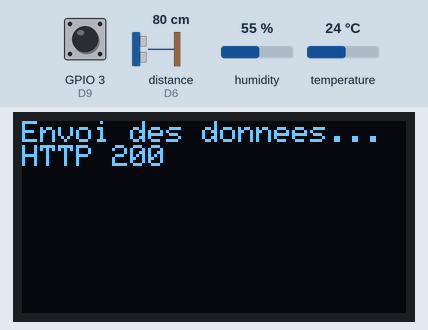
This sketch was run on a simulated ESP8266 (NodeMCU). On the bench: 128×64 one-colour display. Wiring (inferred from the names in the program): ultrasonic range finder: trigger D7; echo D6. Inputs (shaded band) come from the test bench; at power-on: GPIO 3 (D9) HIGH, distance to the obstacle (sensor on D6) 80 cm, humidity 55 %, temperature 24 °C. The echo pulse lasts 58.3 µs per cm; WiFi joins after 1.5 s; servers stay silent unless stated; uploads are accepted with an empty reply; what the sketch prints to the serial monitor is not drawn.

Above: at 4.5 s.
4.6 s: GPIO 3 (D9) pulled LOW for 0.15 s
At 7.1 s:
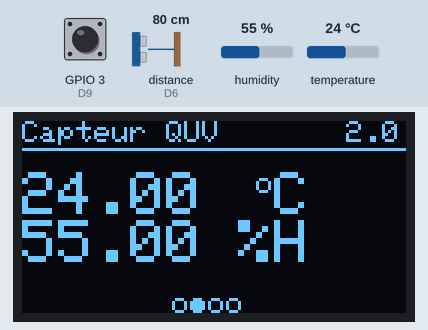
7.5 s: GPIO 3 (D9) pulled LOW for 1 s
At 9.8 s:
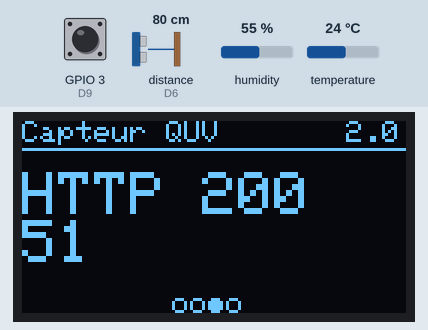
11.5 s: GPIO 3 (D9) pulled LOW for 0.15 s
At 12.9 s:
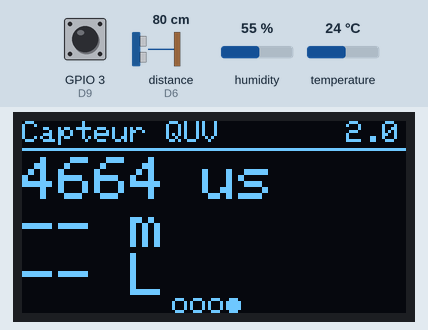
13.2 s: GPIO 3 (D9) pulled LOW for 3.2 s
At 17.1 s:
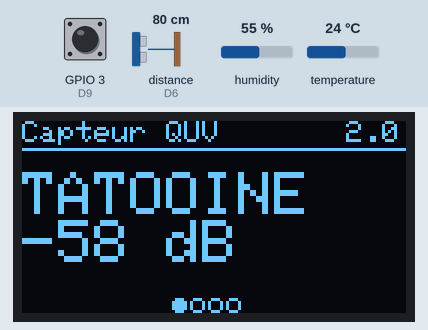
Timing chart, 0 to 18.6 s (numbered marks = the images above; inputs shaded):
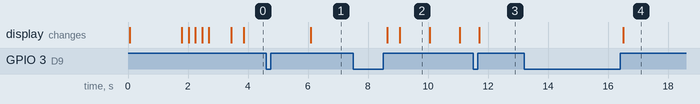

The sketch:

CapteurQUV_2.1.ino
```cpp
/*
 *  Arduino IDE :
 *  https://www.arduino.cc/en/main/software
 *
 *  esp8266 support for Arduino IDE :
 *  https://github.com/esp8266/Arduino
 *
 *  NodeMCU USB driver :
 *  https://github.com/nodemcu/nodemcu-devkit/tree/master/Drivers
 *
 *  Pins D3, D4 et D8 réservés pour les modes de boot du nodeMCU
 */


const boolean DEBUG = true;

/** Timeouts **/

const int DELAY = 60;             // Délai de veille par défaut, en s
const unsigned long MEASURE_TIMEOUT = 25000UL; // 25ms = ~8m à 340m/s
int sleep_value = DELAY;          // Sleep par défaut = DELAY

/** WIFI - ESP8266 **/

#include <ESP8266WiFi.h>
// Configuration wifi. Pas d'ip statique, on est en dhcp
const char* wifi_ssid = "TATOOINE";
const char* wifi_pass = "";
//IPAddress wifi_ipaddr(10, 0, 0, 201);      // IP fixe de l'arduino
//IPAddress wifi_gateway(10, 0, 0, 1);       // IP passerelle
//IPAddress wifi_subnet(255, 255, 255, 0);   // Masque sous réseau
int wifi_rssi;
// Configuration serveur
const char* server_host = "10.0.0.10";
const int   server_port = 80;
const char* server_url  = "/testquv.php";
// Gestion http
#include <ESP8266HTTPClient.h>
HTTPClient http;
int http_code;

/** Capteur de distance - HC-SR04 **/

const byte TRIGGER_PIN = D7;                  // Pin TRIGGER
const byte ECHO_PIN = D6;                     // Pin ECHO
long measure;                                 // Valeur mesurée par le capteur
float distance;                               // Valeur calculée par le serveur
float volume;                                 // Valeur calculée par le serveur

/** Capteur température & pression - DHT22 **/

#include <DHT.h>
#define DHTTYPE DHT22
DHT dht(D5, DHTTYPE);
float humidity;                               // Valeur mesurée par le capteur
float temperature;                            // Valeur mesurée par le capteur

/**
 *  Affichage OLED - SSD1306 - I2C
 *  D1 = I2C Bus SCL (clock)
 *  D2 = I2C Bus SDA (data)
 */
#include <SPI.h>
#include <Wire.h>
#include <Adafruit_GFX.h>
#include <Adafruit_SSD1306.h>
#define OLED_RESET LED_BUILTIN
Adafruit_SSD1306 display(OLED_RESET);
#if (SSD1306_LCDHEIGHT != 64)
#error("Height incorrect, please fix Adafruit_SSD1306.h!");
#endif

/** Logs **/

String log_logs[8];
int log_count = 0;

/** Variables utiles **/

// Gestion des timers
unsigned long previous_millis;
unsigned long current_millis;
unsigned long previous_interrupt;
// Gestion de l'affichage
const int screens = 4;
volatile int screen = -1;
volatile int screento = 0;
bool ask_measure = true;
bool ask_send_data = true;
unsigned long delay_display = 0;

void setup() {
  previous_millis = millis();

  Serial.begin(74880);
  Serial.setDebugOutput(true);
  delay(10);
  Serial.println("");
  Serial.println("");
  Serial.println(ESP.getResetReason());

  // Initialisation OLED

  display.begin(SSD1306_SWITCHCAPVCC, 0x3C);  // initialize with the I2C addr 0x3C
  display.clearDisplay();

  // Initialisation Wifi

  oled_log("Connexion wifi...");
  //WiFi.config(wifi_ipaddr, wifi_gateway, wifi_subnet);
  WiFi.begin(wifi_ssid, wifi_pass);
  while (WiFi.status() != WL_CONNECTED) {
    Serial.print(".");
    delay(100);
  }
  oled_log(WiFi.localIP().toString());

  // Initialisation HC-SR04

  oled_log("Init HC-SR04...");
  // La broche TRIGGER doit être à LOW au repos
  pinMode(TRIGGER_PIN, OUTPUT);
  digitalWrite(TRIGGER_PIN, LOW);
  pinMode(ECHO_PIN, INPUT);

  // Initialisation DHT22

  oled_log("Init DHT22...");
  dht.begin();


  oled_log("Init interrupt...");
  pinMode(D9, INPUT_PULLUP); // D9 = RX
  attachInterrupt(digitalPinToInterrupt(D9), wakeup, RISING);

  oled_log("Setup done");
  delay(500);
}

void wakeup() {
  current_millis = millis();
  if ((unsigned long)(current_millis - previous_interrupt) >= 200) {
    previous_interrupt = current_millis;  // Permet d'éviter plusieurs clics simultanés
    ask_measure = true;                   // Demande une mesure des capteurs
    //ask_send_data = true;               // (DEBUG) Demande un envoi serveur
    screento++;                           // Allume/switch l'écran
  }
}

void loop() {

  current_millis = millis();
  if ((unsigned long)(current_millis - previous_millis) >= sleep_value * 1000) {
    // Il est temps d'envoyer une nouvelle mesure
    previous_millis = current_millis;
    ask_measure = true;
    ask_send_data = true;
  }

  if (ask_measure) {
    ask_measure = false;
    read_measures();
  }

  if (ask_send_data) {
    ask_send_data = false;
    send_data();
  }

  if (screento != screen) {
    screen = screento;
    delay_display = millis() + 10000;
    displayOLED();
  }

  if ((long)(delay_display - millis()) >= 0) {
    displayOLED();
  }
  else {
    display.clearDisplay();
    display.display();
  }

  delay(100);
}

/**
 *  Effectue une mesure des capteurs
 */
void read_measures() {
  // Lecture profondeur cuve

  // envoi de l'impulsion
  digitalWrite(TRIGGER_PIN, HIGH);
  delayMicroseconds(10);
  digitalWrite(TRIGGER_PIN, LOW);
  // Réception de l'écho
  measure = pulseIn(ECHO_PIN, HIGH, MEASURE_TIMEOUT);

  // Lecture temperature

  humidity = dht.readHumidity();
  temperature = dht.readTemperature();

  // Info wifi

  wifi_rssi = WiFi.RSSI();
}

/**
 *  Vide les logs
 */
void reset_oled_log() {
  log_count = 0;
    for (int i=0; i<8; i++) {
      log_logs[i] = String("");
    }
}

/**
 *  Ajoute une ligne de log
 *  Affiche la ligne sur Serial
 *  Affiche les logs sur l'écran
 */
void oled_log(String str) {
  log_logs[log_count++] = str;
  // 8 ligne, on scroll
  if (log_count == 8) {
    for (int i=0; i<8; i++) {
      log_logs[i] = log_logs[i+1];
    }
  }
  if (log_count > 7) log_count = 7;

  Serial.println(str);

  display.clearDisplay();
  display.setTextColor(WHITE);
  display.setTextSize(1);
  display.setCursor(0,0);
  for (int i=0; i<=log_count; i++) {
    display.println(log_logs[i]);
  }
  display.display();
  delay(200);
}

/**
 *  Affichage de l'interface à l'écran
 */
void displayOLED() {

  display.clearDisplay();
  display.setTextColor(WHITE);

  int posx;
  int posy;
  int next;

  // Affichage entête

  posx = 0;
  posy = 0;
  display.setTextSize(1);
  display.setCursor(posx, posy);
  display.println("Capteur QUV       2.0");
  display.drawLine(0, 9, 127, 9, WHITE);

  // Affichage marqueurs d'écran

  int r = 2;
  for (int i=0; i<screens; i++) {
    display.drawCircle(
      (display.width() - (2*r+2)*screens)/2 + i*(2*r+2),
      63-r,
      r,
      WHITE);
  }
  display.fillCircle(
    (display.width() - (2*r+2)*screens)/2 + screen%screens*(2*r+2),
    63-r,
    r,
    WHITE);

  // Affichage des écrans

  posx = 0;
  posy = 17;
  switch (screen%screens) {
    case 0:                                             // Ecran 0 : infos wifi
      display.setTextSize(2);
      display.setCursor(posx, posy);
      //display.println(WiFi.localIP().toString());
      display.println(String(wifi_ssid));
      display.println(String(wifi_rssi) + " dB");
      break;
    case 1:                                             // Ecran 1 : infos température
      display.setTextSize(2);
      display.setCursor(posx, posy);
      display.print(isnan(temperature) ? String("--") : String(temperature, 2));
      display.print(" ");
      display.setTextSize(1);
      display.print(" o");        // On triche pour afficher le caractère °
      display.setTextSize(2);
      display.println("C");
      display.print(isnan(humidity)    ? String("--") : String(humidity,    2));
      display.print(" %H");
      break;
    case 2:                                             // Ecran 2 : infos serveur
      display.setTextSize(2);
      display.setCursor(posx, posy);
      display.println(String("HTTP ") + http_code);
      next = sleep_value - ((unsigned long)(current_millis - previous_millis))/1000;
      display.println(String(next));
      break;
    case 3:                                             // Ecran 3 : infos cuve
      display.setTextSize(2);
      posy = 12;
      display.setCursor(posx, posy);
      display.println((measure  > 0 ? String(measure)     : String("--")) + " us");
      display.println((distance > 0 ? String(distance, 2) : String("--")) + " m");
      display.println((volume   > 0 ? String(volume,   0) : String("--")) + " L");
      break;
  }
  display.display();

}

/**
 *  Envoi des données au serveur
 *  Et récupération les infos de prochain envoi
 */
void send_data() {
  reset_oled_log();
  oled_log("Envoi des donnees...");

  String request = String("http://")
                 + server_host
                 + ":" + server_port
                 + server_url
                 + "?delay="
                 + String(measure)
                 + "&temp="
                 + (isnan(temperature) ? "NaN" : String(temperature))
                 + "&humidity="
                 + (isnan(humidity) ? "NaN" : String(humidity))
                 + "&rssi="
                 + String(wifi_rssi);

  http.setUserAgent("Arduino QUV");

  Serial.println(request);
  http.begin(request);
  http_code = http.GET();
  oled_log(String("HTTP ") + http_code);

  // Lecture de la réponse serveur
  String response = http.getString();
  Serial.println(response);

  int pos;
  String line;

  sleep_value = DELAY;
  pos = response.indexOf("next=");                          // Lecture prochaine mesure
  if (pos > -1) {
    line = response.substring(pos + 5, response.indexOf("\r\n", pos));
    sleep_value = line.toInt(); // s
    oled_log(String("next ") + sleep_value);
  }

  distance = 0;
  pos = response.indexOf("distance=");                      // Lecture distance calculée
  if (pos > -1) {
    line = response.substring(pos + 9, response.indexOf("\r\n", pos));
    distance = line.toFloat();
    oled_log(String("distance ") + distance);
  }

  volume = 0;
  pos = response.indexOf("volume=");                        // Lecture volume calculé
  if (pos > -1) {
    line = response.substring(pos + 7, response.indexOf("\r\n", pos));
    volume = line.toFloat();
    oled_log(String("volume ") + volume);
  }
  http.end();
  delay(2000);
}
```

Measured:
- after the input at 4.6 s, the display: changes after 1.5 s (image 1)
- after the input at 7.5 s, the display: first changes after 1.1 s (image 2 shows a later state)
- after the input at 11.5 s, the display: changes after 0.20 s (image 3)
- after the input at 13.2 s, the display: changes after 3.3 s (image 4)
- what the display in image 2 shows lasts 1.0 s, from 9.1 s to 10.1 s
